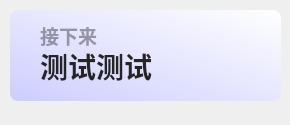
<?xml version="1.0" encoding="UTF-8"?>
<ui version="4.0">
 <class>Form</class>
 <widget class="QWidget" name="Form">
  <property name="geometry">
   <rect>
    <x>0</x>
    <y>0</y>
    <width>290</width>
    <height>125</height>
   </rect>
  </property>
  <property name="minimumSize">
   <size>
    <width>0</width>
    <height>100</height>
   </size>
  </property>
  <property name="maximumSize">
   <size>
    <width>16777215</width>
    <height>65536</height>
   </size>
  </property>
  <property name="windowTitle">
   <string>更多活动</string>
  </property>
  <widget class="QLabel" name="next_subtitle">
   <property name="geometry">
    <rect>
     <x>40</x>
     <y>20</y>
     <width>211</width>
     <height>31</height>
    </rect>
   </property>
   <property name="font">
    <font>
     <family>Microsoft YaHei UI</family>
     <pointsize>14</pointsize>
     <bold>true</bold>
    </font>
   </property>
   <property name="styleSheet">
    <string notr="true">color: rgba(0, 0, 0, 90);
font-weight: bold;</string>
   </property>
   <property name="text">
    <string>接下来</string>
   </property>
   <property name="textFormat">
    <enum>Qt::TextFormat::PlainText</enum>
   </property>
   <property name="alignment">
    <set>Qt::AlignmentFlag::AlignLeading|Qt::AlignmentFlag::AlignLeft|Qt::AlignmentFlag::AlignVCenter</set>
   </property>
  </widget>
  <widget class="QLabel" name="next_lesson_text">
   <property name="geometry">
    <rect>
     <x>40</x>
     <y>40</y>
     <width>221</width>
     <height>51</height>
    </rect>
   </property>
   <property name="font">
    <font>
     <family>Microsoft YaHei UI</family>
     <pointsize>21</pointsize>
     <bold>true</bold>
    </font>
   </property>
   <property name="styleSheet">
    <string notr="true">border: none;
color: rgba(37, 37, 37, 255);
font-weight: bold</string>
   </property>
   <property name="text">
    <string>测试测试</string>
   </property>
   <property name="textFormat">
    <enum>Qt::TextFormat::PlainText</enum>
   </property>
   <property name="alignment">
    <set>Qt::AlignmentFlag::AlignLeading|Qt::AlignmentFlag::AlignLeft|Qt::AlignmentFlag::AlignVCenter</set>
   </property>
  </widget>
  <widget class="QLabel" name="backgnd">
   <property name="geometry">
    <rect>
     <x>10</x>
     <y>10</y>
     <width>271</width>
     <height>91</height>
    </rect>
   </property>
   <property name="styleSheet">
    <string notr="true">background-color: qlineargradient(spread:pad, x1:0, y1:1, x2:1, y2:0, stop:0 rgba(205, 205, 255, 255), stop:1 rgba(255, 255, 255, 255));
border-radius: 8px</string>
   </property>
   <property name="text">
    <string/>
   </property>
  </widget>
  <widget class="QLabel" name="img">
   <property name="geometry">
    <rect>
     <x>170</x>
     <y>10</y>
     <width>111</width>
     <height>91</height>
    </rect>
   </property>
   <property name="styleSheet">
    <string notr="true"/>
   </property>
   <property name="pixmap">
    <pixmap>img/5.png</pixmap>
   </property>
   <property name="scaledContents">
    <bool>true</bool>
   </property>
  </widget>
  <zorder>backgnd</zorder>
  <zorder>img</zorder>
  <zorder>next_subtitle</zorder>
  <zorder>next_lesson_text</zorder>
 </widget>
 <resources/>
 <connections/>
</ui>
